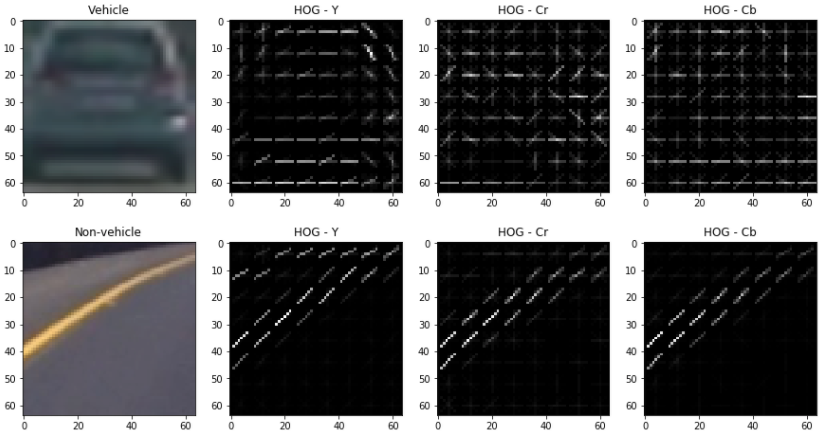
#> input picture images/hog.png, 827 x 441 px; its folder holds only this picture in this run
$ python -i feature_extraction.py   (imports and definitions only)
#> lines starting #> are read from the running program, lines starting #| are printed output that depends on the picture
import matplotlib.image as mpimg
import matplotlib.pyplot as plt
import numpy as np
import cv2
import glob
from skimage.feature import hog
import logging
import os

# Define a function to compute binned color features
def bin_spatial(img, size=(32, 32)):
    # Use cv2.resize().ravel() to create the feature vector
    features = cv2.resize(img, size).ravel()
    # Return the feature vector
    return features

# Define a function to compute color histogram features
# NEED TO CHANGE bins_range if reading .png files with mpimg!
def color_hist(img, nbins=32, bins_range=(0, 256)):
    # Compute the histogram of the color channels separately
    channel1_hist = np.histogram(img[:,:,0], bins=nbins, range=bins_range)
    channel2_hist = np.histogram(img[:,:,1], bins=nbins, range=bins_range)
    channel3_hist = np.histogram(img[:,:,2], bins=nbins, range=bins_range)
    # Concatenate the histograms into a single feature vector
    hist_features = np.concatenate((channel1_hist[0], channel2_hist[0], channel3_hist[0]))
    # Return the individual histograms, bin_centers and feature vector
    return hist_features

def get_hog_features(img, orient, pix_per_cell, cell_per_block, vis=True,
                     feature_vec=True):
    """
    Function accepts params and returns HOG features (optionally flattened) and an optional matrix for
    visualization. Features will always be the first return (flattened if feature_vector= True).
    A visualization matrix will be the second return if visualize = True.
    Input image should be gray
    """

    return_list = hog(img, orientations=orient, pixels_per_cell=(pix_per_cell, pix_per_cell),
                      cells_per_block=(cell_per_block, cell_per_block),
                      block_norm='L2-Hys', transform_sqrt=False,
                      visualise=vis, feature_vector=feature_vec)

    # name returns explicitly
    hog_features = return_list[0]
    if vis:
        hog_image = return_list[1]
        return hog_features, hog_image
    else:
        return hog_features

def get_features(img_filename):
#> called with img_filename = '../images/hog.png'
    img = cv2.imread(img_filename)
#> img is the input picture: shape (441, 827, 3); mean B, G, R 103.3, 102.5, 102.2
    features = get_features_from_img(img)
    return features

def get_features_from_img(img):
    gray = cv2.cvtColor(img, cv2.COLOR_BGR2GRAY)
    file_features = []
    hog_features, _ = get_hog_features(gray, orient=9,
                     pix_per_cell=8, cell_per_block=2,
                     vis=True, feature_vec=False)
#> in get_hog_features, `hog_image = return_list[1]`:
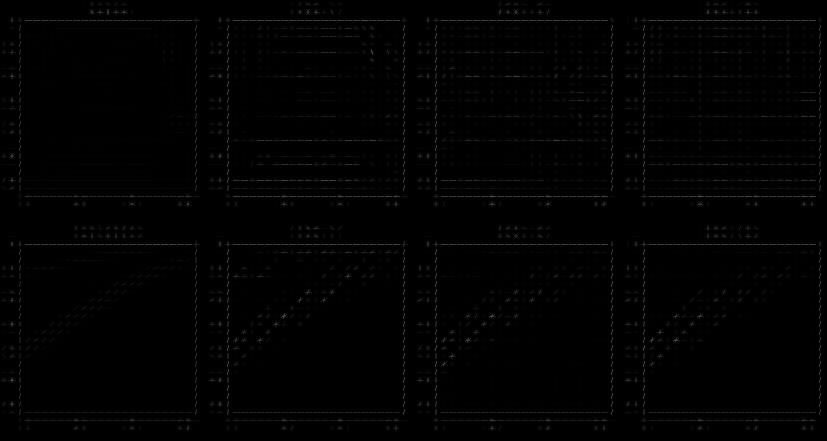
#> hog_image: shape (441, 827) float64; min 0, max 108.8, mean 1.9
    spatial_features = bin_spatial(img)
#> in bin_spatial, `features = cv2.resize(img, size).ravel()`: features = 3072 values, max 255 at index 0, min 0 at index 222, mean 95.27
#> spatial_features has the same summary as features in bin_spatial
    hist_features = color_hist(img)
#> in color_hist, `hist_features = np.concatenate((channel1_hist[0], channel2_hist[0], ch..`: hist_features = 96 values, max 137485 at index 0, min 391 at index 23, mean 11397.1

    file_features.append(hog_features.ravel())
    file_features.append(spatial_features)
    file_features.append(hist_features)

    features = np.concatenate(file_features)
    return features

# [57 lines left out: functions get_small_dataset, get_dataset, get_test, not called in this run]

>>> result = get_features('../images/hog.png')

$ run again, on images/sliding_windows.png
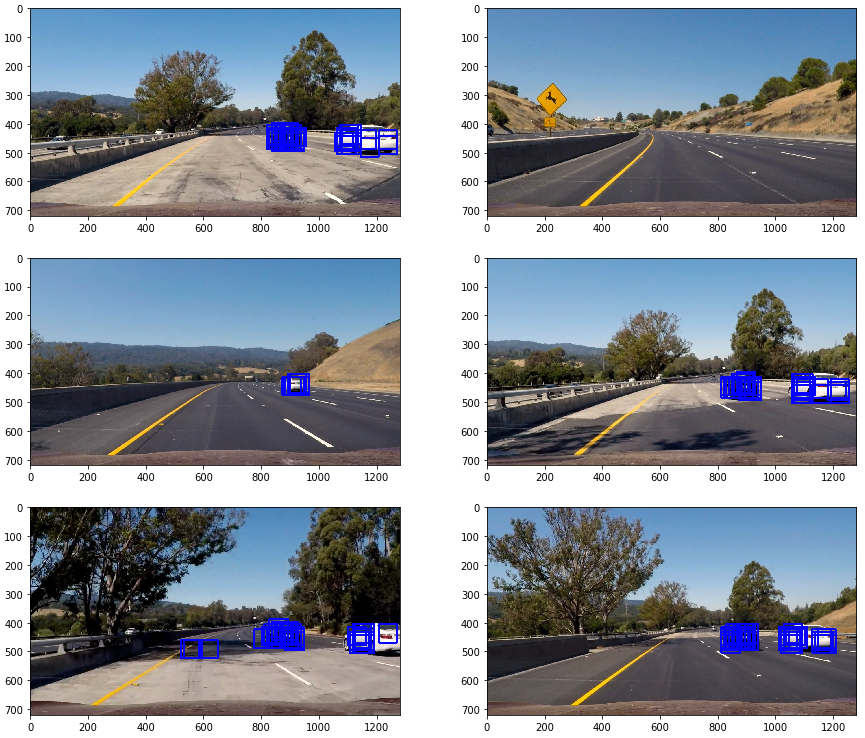
#> input picture images/sliding_windows.png, 865 x 738 px
#> in get_features, img is the input picture: shape (738, 865, 3); mean B, G, R 156.6, 147.1, 140.6
#> in get_features_from_img, `gray = cv2.cvtColor(img, cv2.COLOR_BGR2GRAY)`:
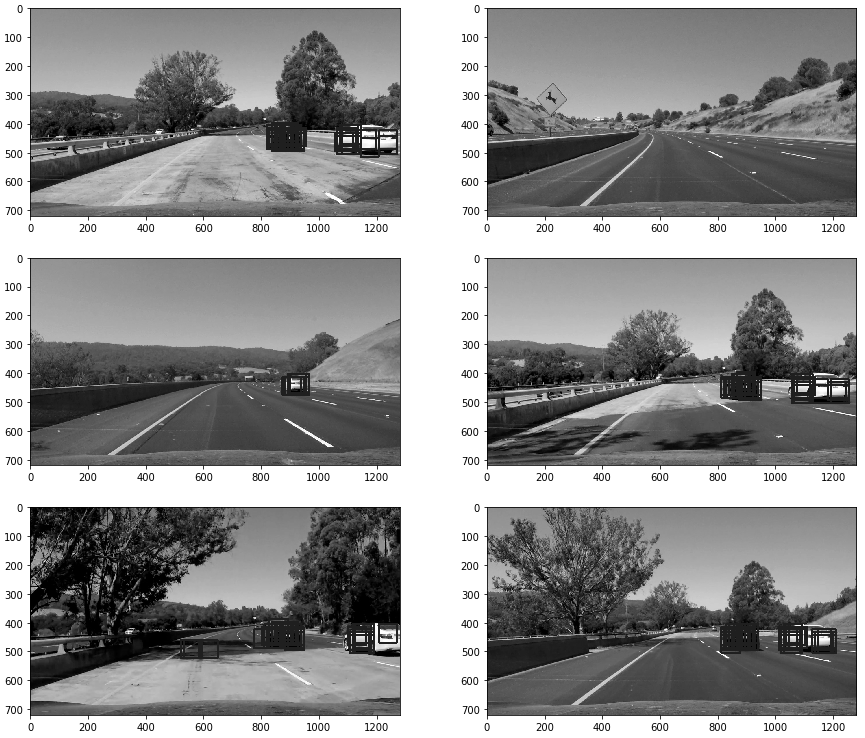
#> gray: shape (738, 865); min 0, max 255, mean 146.2
#> in get_hog_features, `hog_image = return_list[1]`:
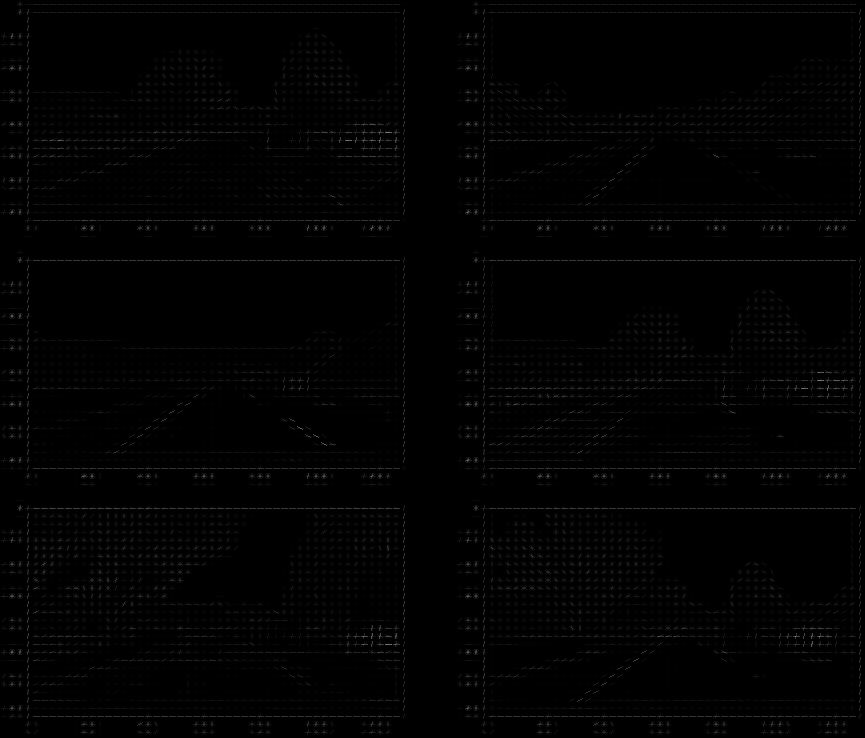
#> hog_image: shape (738, 865) float64; min 0, max 127.3, mean 2.2
#> features = 3072 values, max 255 at index 0, min 0 at index 511, mean 147.8
#> spatial_features has the same summary as features in bin_spatial
#> in color_hist, `hist_features = np.concatenate((channel1_hist[0], channel2_hist[0], ch..`: hist_features = 96 values, max 176177 at index 31, min 510 at index 30, mean 19949.1

$ run again, on images/vehicle-non-vehicle.png
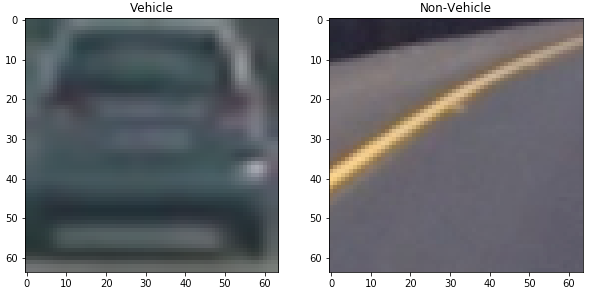
#> input picture images/vehicle-non-vehicle.png, 591 x 291 px
#> in get_features, img is the input picture: shape (291, 591, 3); mean B, G, R 133.9, 130.5, 128.7
#> in get_features_from_img, `gray = cv2.cvtColor(img, cv2.COLOR_BGR2GRAY)`:
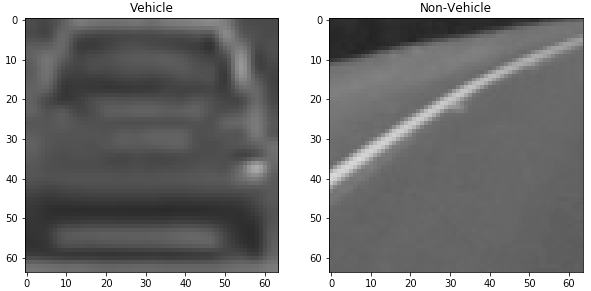
#> gray: shape (291, 591); min 0, max 255, mean 130.3
#> in get_hog_features, `hog_image = return_list[1]`:
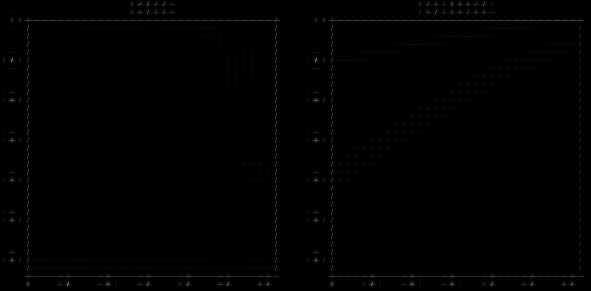
#> hog_image: shape (291, 591) float64; min 0, max 120.8, mean 1.1
#> features = 3072 values, max 255 at index 0, min 35 at index 451, mean 130
#> spatial_features has the same summary as features in bin_spatial
#> in color_hist, `hist_features = np.concatenate((channel1_hist[0], channel2_hist[0], ch..`: hist_features = 96 values, max 40089 at index 95, min 23 at index 59, mean 5374.4
